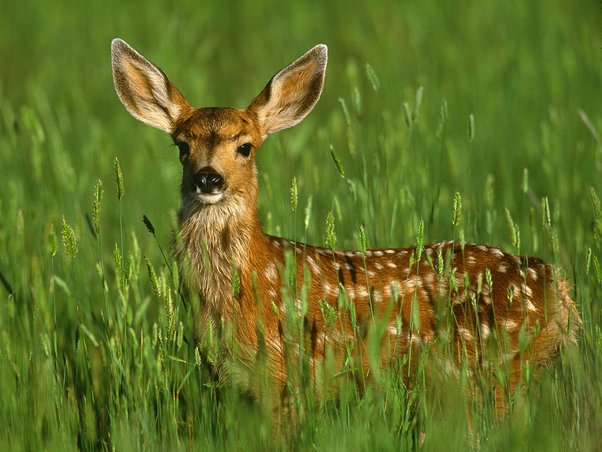
#> input picture CSE4182 - Digital Image Processing/assignment 5/dear.jpeg, 602 x 452 px, found by its file name
$ jupyter execute 'Problem_1 binary_mask.ipynb'
#> lines starting #> are read from the running program, lines starting #| are printed output that depends on the picture
[cell 1]
import cv2
import matplotlib.pyplot as plt
from numpy import random
import numpy as np

[cell 2]
def show_image(img,title,ind,cmap=None):

    plt.subplot(1,3,ind)
    plt.title(title,fontsize=20)
    plt.imshow(img,cmap=cmap)
    plt.savefig('problem_1_binary_masking.jpeg')

[cell 3]
dear = plt.imread('assignment 5/dear.jpeg')
#> dear is the input picture: shape (452, 602, 3); mean R, G, B 99, 112.9, 36.9
print(dear.shape[:2])
#| (452, 602)
mask = np.zeros(dear.shape[:2],dtype="uint8")
mask[50:220,100:330] = 255

masked_dear = cv2.bitwise_and(dear,dear,mask=mask)
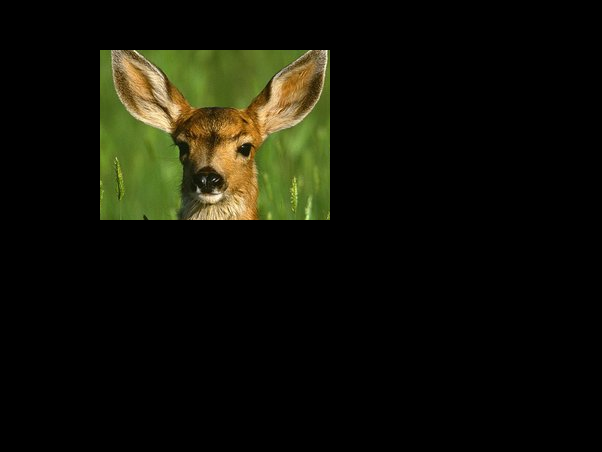
#> masked_dear: shape (452, 602, 3); mean R, G, B 16.7, 17, 7

[cell 4]
masked2 = np.dstack((mask,mask,mask))
masked_dear2 = dear & masked2

[cell 5]
# dear = plt.imread('dear.jpeg')
print("dear dimentions: ",dear.shape)
#| dear dimentions:  (452, 602, 3)
plt.figure(figsize=(20,20))
show_image(dear,'original',1)

show_image(mask,'mask',2,cmap='gray')
#> call 2 of show_image, with title = 'mask', ind = 2, cmap = 'gray'
#> in show_image (call 2), `plt.savefig('problem_1_binary_masking.jpeg')`:
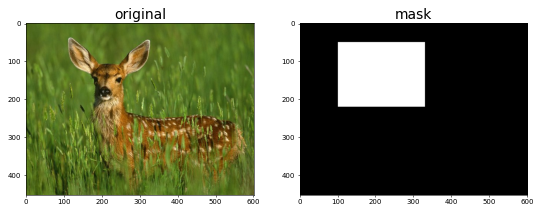
#> figure drawn by matplotlib, 2 panels

show_image(masked_dear2,'after masking',3)
#> call 3 of show_image, with title = 'after masking', ind = 3
#> in show_image (call 3), `plt.savefig('problem_1_binary_masking.jpeg')`:
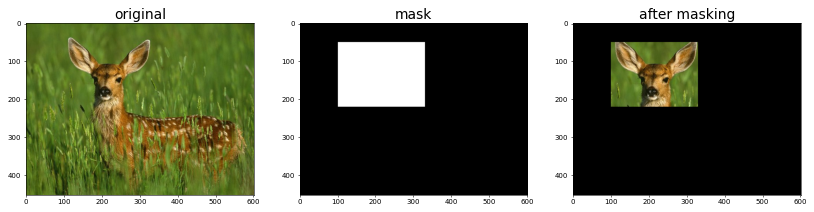
#> figure drawn by matplotlib, 3 panels
